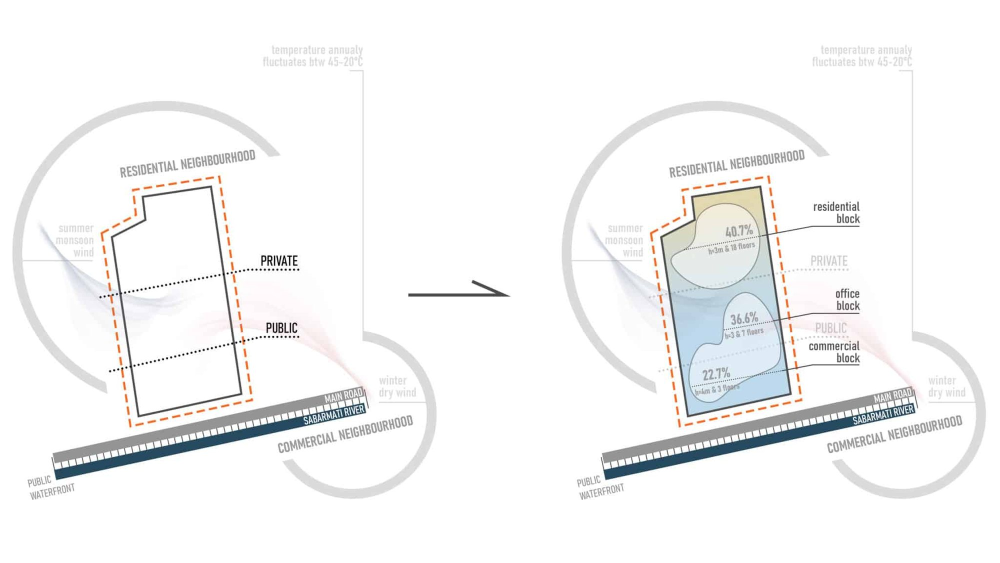
#> input picture src/content/projects/ahmedabad/concept.jpg, 2000 x 1125 px (shown at 1/2 size)
$ python -i extract_pdf.py   (imports and definitions only)
#> lines starting #> are read from the running program, lines starting #| are printed output that depends on the picture; after the words box and inside, x2 and y2 are one past the last pixel; in counts of white or black regions, pixels touching at a corner belong together
#> further down, picture is the input picture: PIL image 2000x1125 RGB; mean R, G, B 245.4, 245.7, 245.8
"""Extract project images from the portfolio PDF into src/content/projects/<slug>/.

Usage: python3 scripts/extract_pdf.py source/portfolio-2025.pdf

Each entry renders a region of a page (the bounding box of an embedded image,
or an explicit rectangle) so vector labels drawn on top stay in the picture.
Spreads split across two facing pages are stitched back together.
Workflow steps are cut from the raw raster without the PDF's label boxes;
the step names live in each project's index.md.
"""
import sys
from pathlib import Path

import pymupdf
from PIL import Image, ImageChops, ImageDraw

ROOT = Path(__file__).resolve().parent.parent / "src" / "content" / "projects"
MAX_PX = 2000      # long side of saved images
MAX_DPI = 330
PAGE_W = 595.276


# [48 lines left out: functions bbox, render, region, spread, raw, not called in this run]


def trim(im, pad=24, thresh=242):
#> called with pad = 24, thresh = 242
    grey = im.convert("L").point(lambda v: 255 if v < thresh else 0)
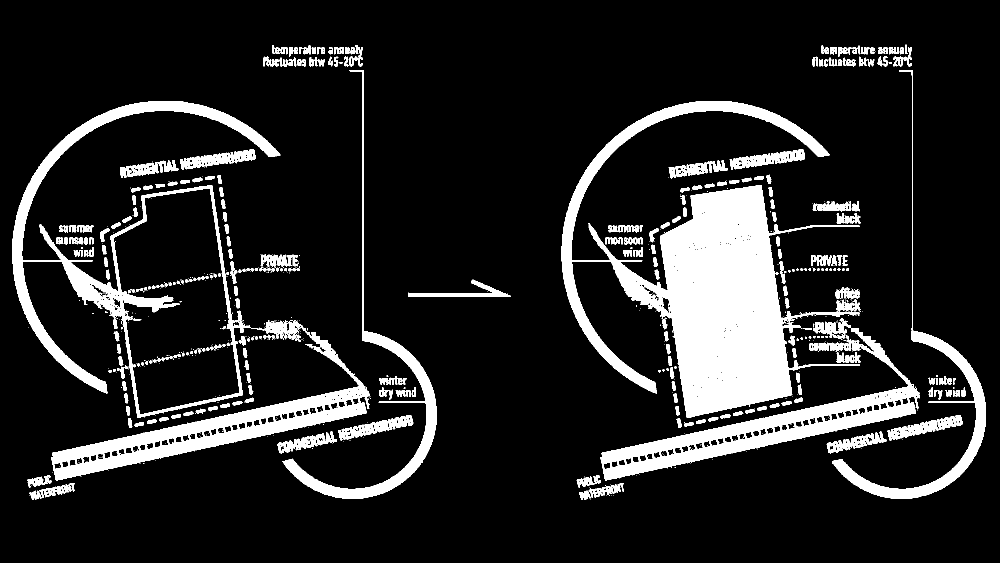
#> grey: PIL image 2000x1125 L (shown at 1/2 size); 13.8% white; 985 white regions (588 under 20 px), largest, box (x1, y1, x2, y2) and area: (1123, 202, 1720, 836) 117684, (25, 202, 561, 836) 37199, (102, 640, 739, 961) 33534
    box = grey.getbbox()
#> box = (25, 89, 1972, 1000)
    if not box:
        return im
    l, t, r, b = box
#> l = 25; t = 89; r = 1972; b = 1000
    return im.crop((max(0, l - pad), max(0, t - pad), min(im.width, r + pad), min(im.height, b + pad)))
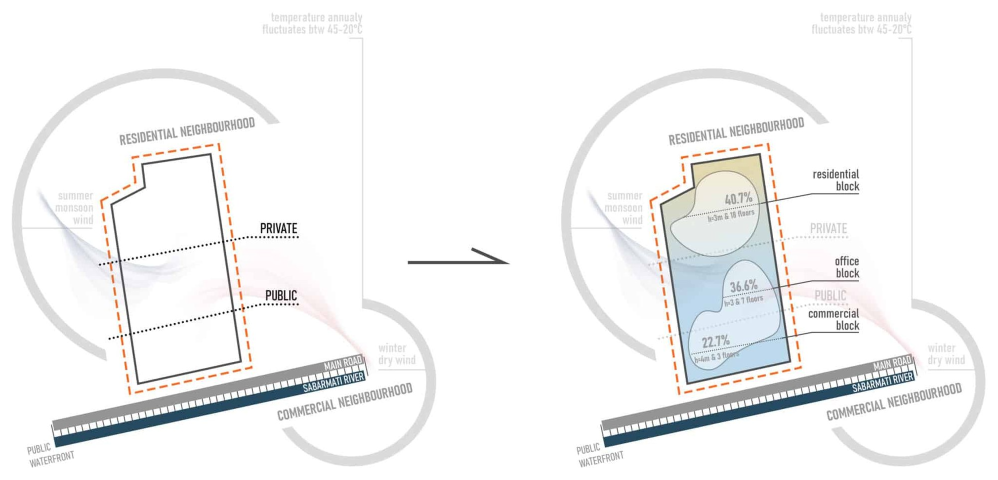
#> returned value: PIL image 1995x959 RGB (shown at 1/2 size); mean R, G, B 243.7, 244.1, 244.2


# [170 lines left out: functions erase_rules, bands, save, main, not called in this run]


# [2 lines not run here, left out]

>>> from PIL import Image
>>> picture = Image.open('../src/content/projects/ahmedabad/concept.jpg')
>>> result = trim(picture)

$ run again, on src/content/projects/ahmedabad/iterations.jpg
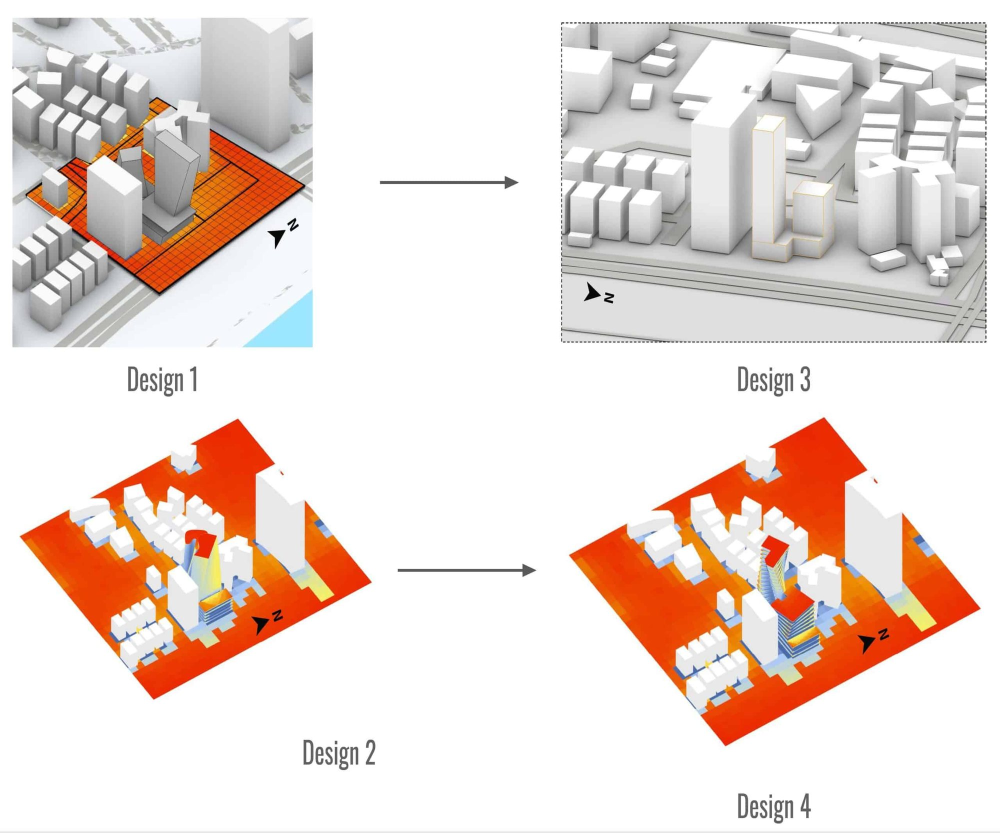
#> input picture src/content/projects/ahmedabad/iterations.jpg, 2000 x 1666 px (shown at 1/2 size)
#> picture is the input picture: PIL image 2000x1666 RGB; mean R, G, B 234.9, 219.9, 213.2
#> in trim, `grey = im.convert("L").point(lambda v: 255 if v < thresh else 0)`:
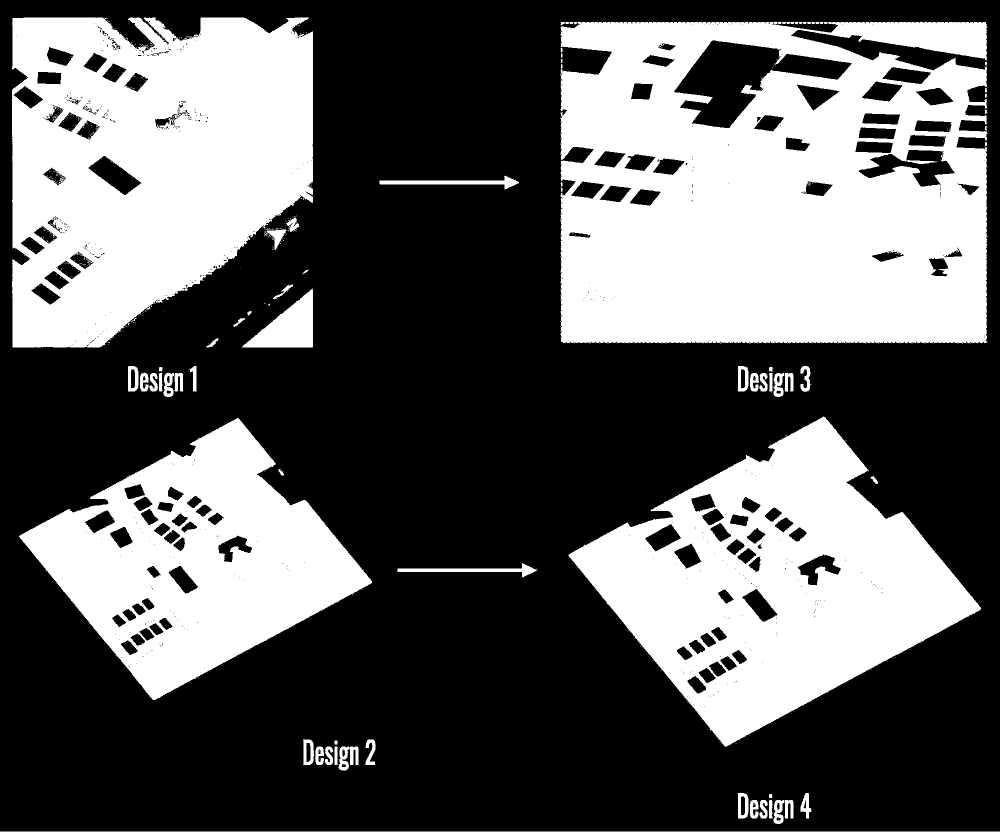
#> grey: PIL image 2000x1666 L (shown at 1/2 size); 37.3% white; 630 white regions (558 under 20 px), largest, box (x1, y1, x2, y2) and area: (1120, 43, 1975, 688) 460428, (24, 35, 626, 695) 301007, (1137, 833, 1962, 1494) 256981
#> box = (0, 35, 2000, 1666)
#> l = 0; t = 35; r = 2000; b = 1666
#> in trim, `return im.crop((max(0, l - pad), max(0, t - pad), min(im.width, r + pa..`:
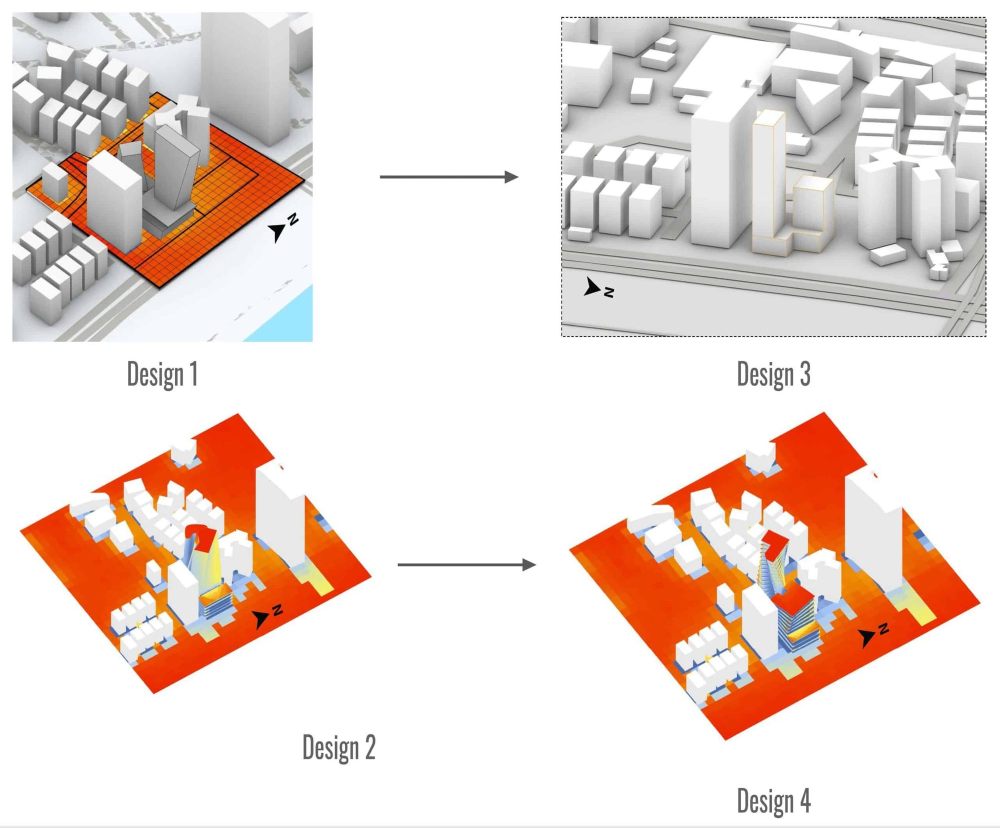
#> returned value: PIL image 2000x1655 RGB (shown at 1/2 size); mean R, G, B 234.8, 219.6, 213

$ run again, on src/content/projects/ahmedabad/phase-1.jpg
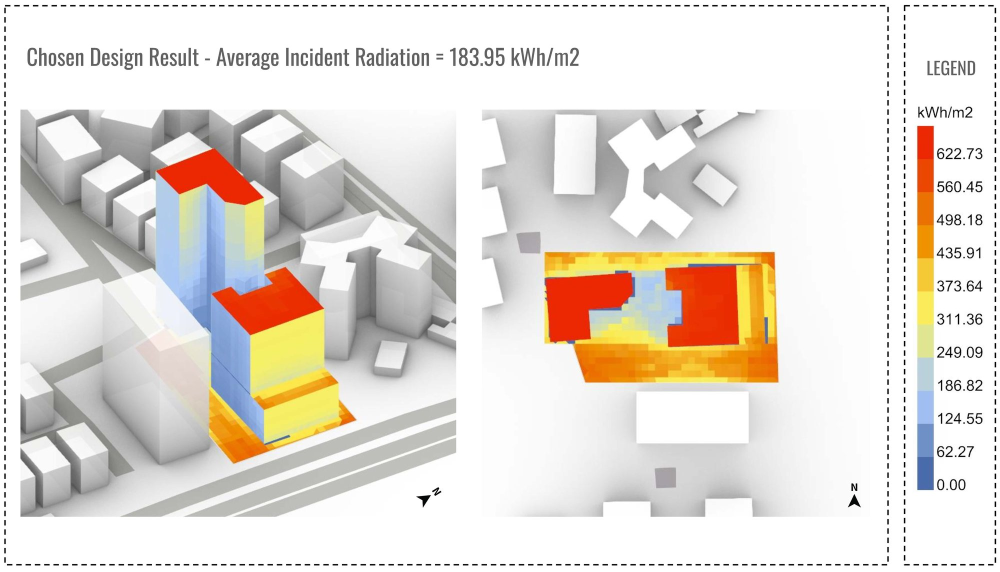
#> input picture src/content/projects/ahmedabad/phase-1.jpg, 2000 x 1144 px (shown at 1/2 size)
#> picture is the input picture: PIL image 2000x1144 RGB; mean R, G, B 228.9, 221.8, 214
#> in trim, `grey = im.convert("L").point(lambda v: 255 if v < thresh else 0)`:
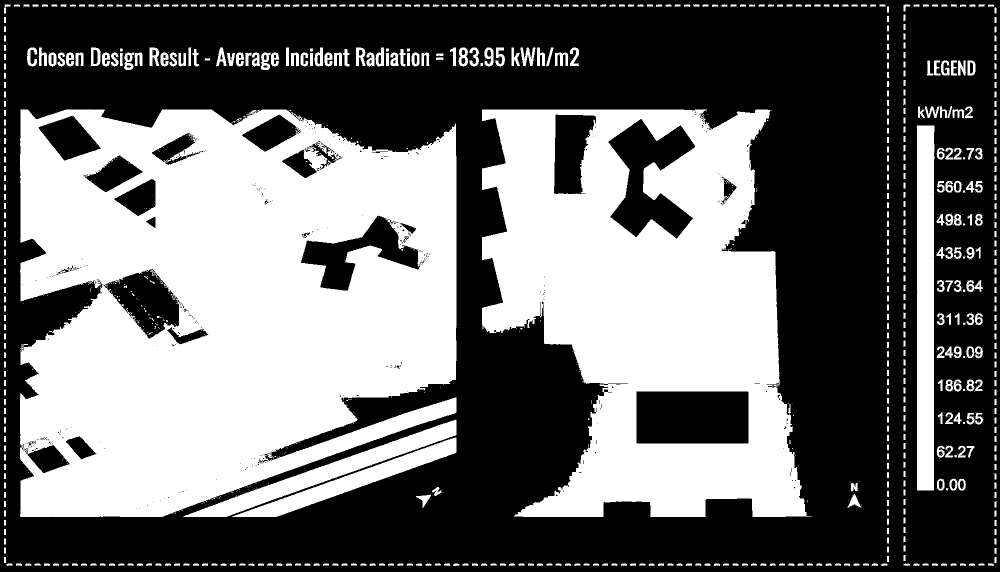
#> grey: PIL image 2000x1144 L (shown at 1/2 size); 42.9% white; 1187 white regions (599 under 20 px), largest, box (x1, y1, x2, y2) and area: (40, 219, 913, 1034) 541315, (964, 219, 1624, 1034) 331342, (1833, 251, 1869, 981) 24859
#> box = (8, 8, 1995, 1136)
#> l = 8; r = 1995; b = 1136

$ run again, on src/content/projects/ahmedabad/phase-2.jpg
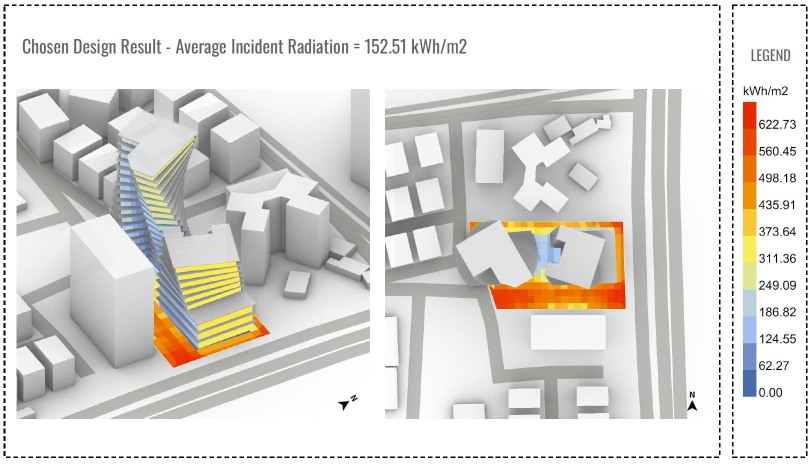
#> input picture src/content/projects/ahmedabad/phase-2.jpg, 1623 x 927 px (shown at 1/2 size)
#> picture is the input picture: PIL image 1623x927 RGB; mean R, G, B 218.8, 216.5, 212.5
#> in trim, `grey = im.convert("L").point(lambda v: 255 if v < thresh else 0)`:
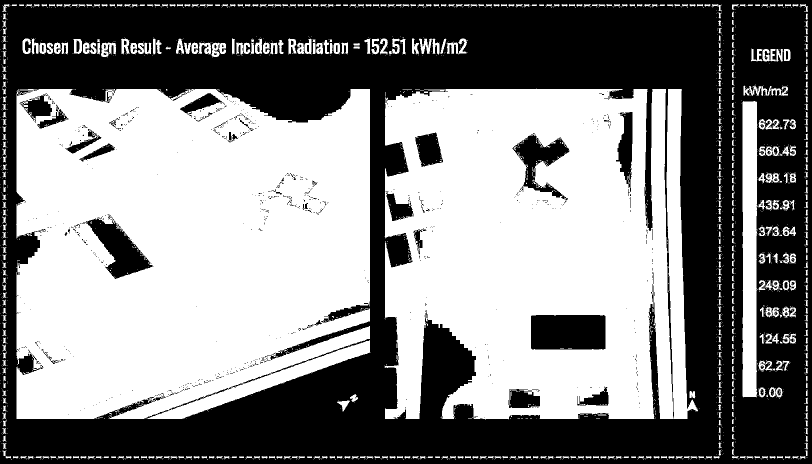
#> grey: PIL image 1623x927 L (shown at 1/2 size); 52.6% white; 786 black regions (717 under 20 px), largest, box (x1, y1, x2, y2) and area: (0, 0, 1623, 927) 669801, (1062, 630, 1211, 699) 10225, (164, 437, 307, 558) 6890
#> box = (0, 8, 1616, 920)
#> l = 0; t = 8; r = 1616; b = 920
